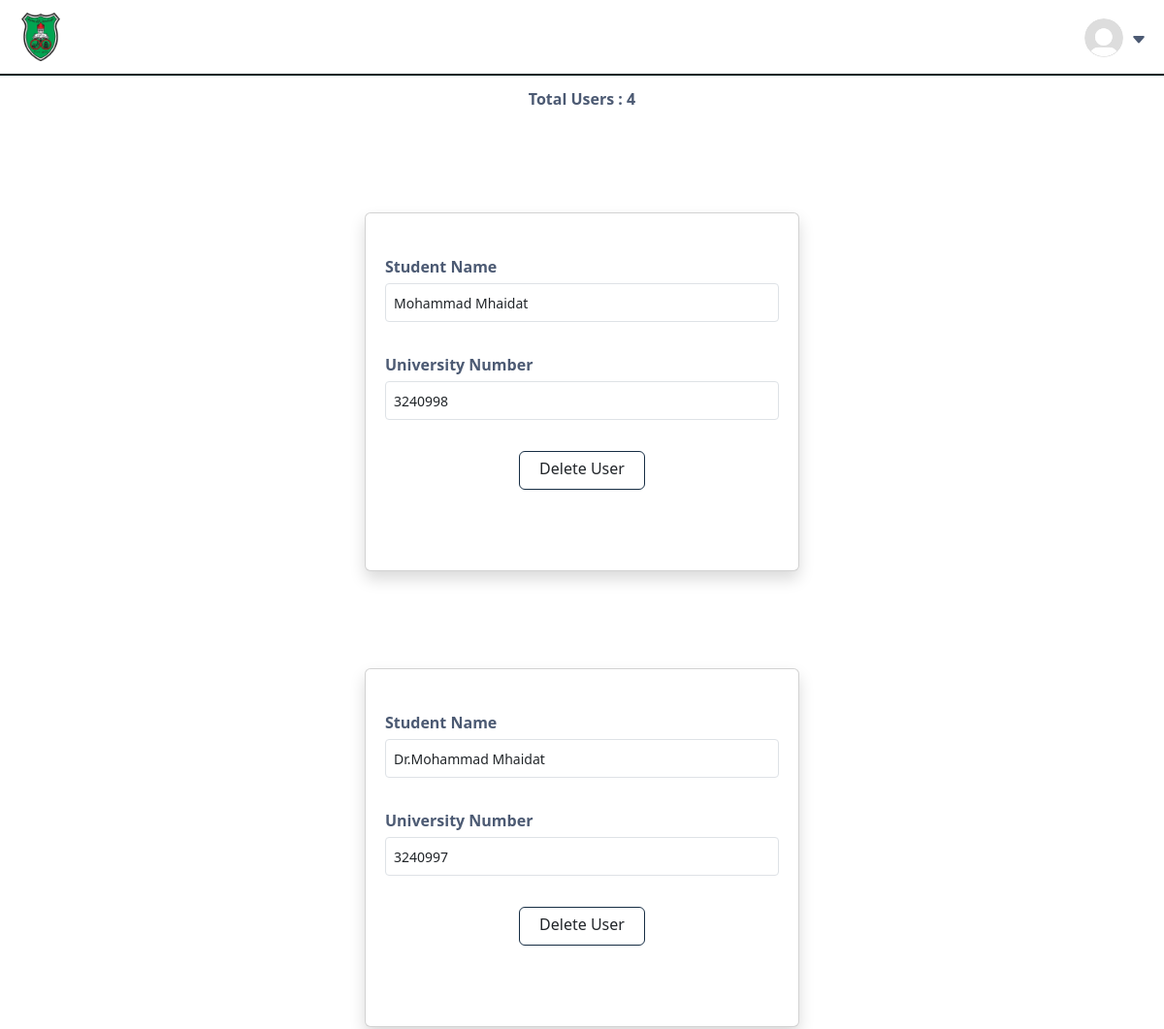
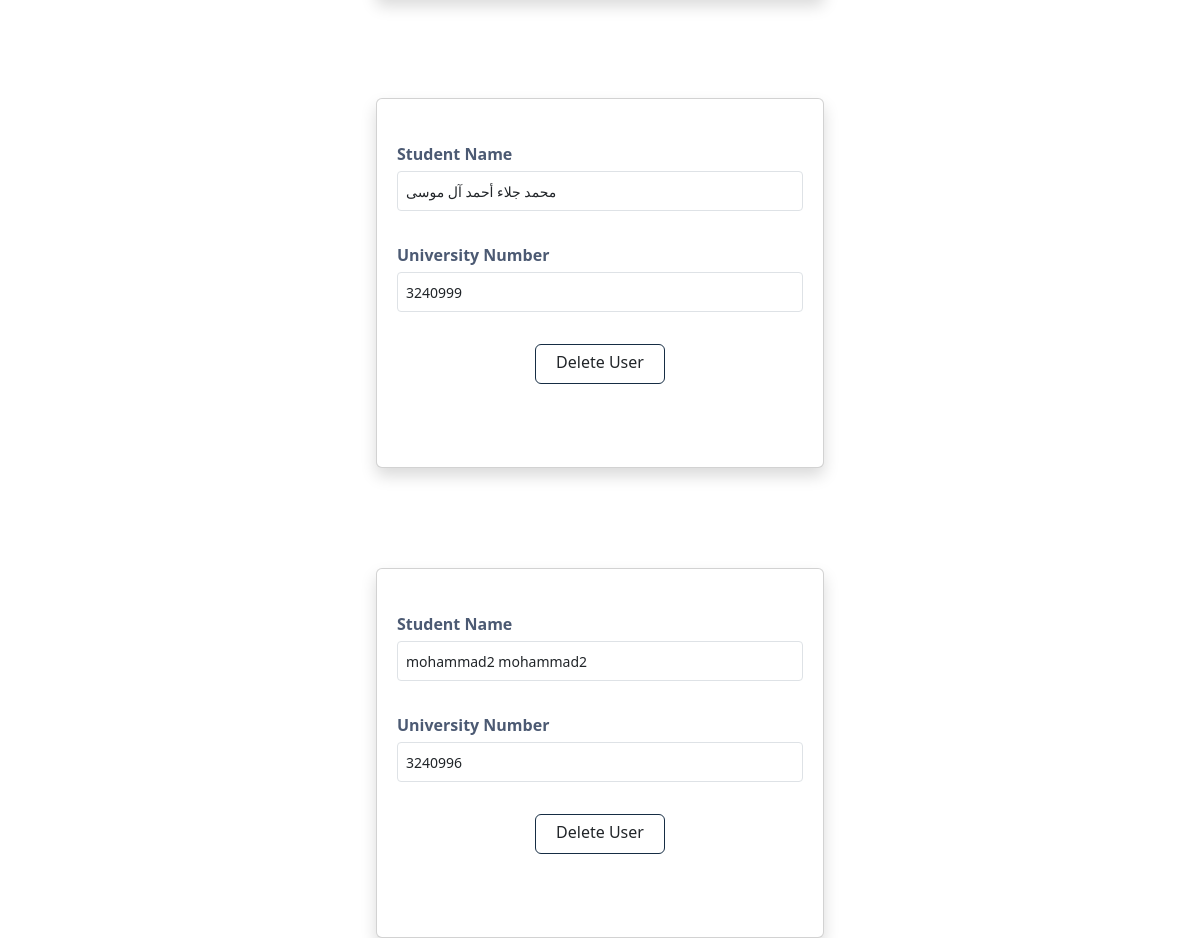
Page /superadmin/manage_users (signed in) on the committed database (2 pictures, top to bottom).
### AttendanceProject/models.py (models this page shows, shortened)
class User(db.Model, UserMixin):
    id = db.Column(db.Integer, primary_key=True)
    account_type = db.Column(db.String(16), nullable=False)
    first_name = db.Column(db.String(32), nullable=False)
    uni_number = db.Column(db.String(20), nullable=True,unique=True)
    last_name = db.Column(db.String(32), nullable=False)
    email = db.Column(db.String(64), nullable=False, unique=True)
    password = db.Column(db.String(256), nullable=False)
    courses = db.relationship('Course', backref='doctor', lazy=True)
    attendances = db.relationship('Attendance', backref='student', lazy=True)

### AttendanceProject/routes.py (the view, shortened to what this page needs)
@app.route('/superadmin/manage_users', methods=["GET", "POST"])
@login_required
def manage_users():
    user = current_user
    if user.account_type != 'admin':
        abort(403)
    form = ManageUsersForm()
    users = User.query.all()
    users_length = len(users)
    return render_template('admin_manage_users.html', title='Manage Users', users_length=users_length, form=form, users=users)

### AttendanceProject/forms.py
class ManageUsersForm(FlaskForm):
    name = StringField('Student Name',validators=[DataRequired()])
    Id = StringField('',validators=[DataRequired()])
    uni_number = StringField('University Number',validators=[DataRequired()])
    submit = SubmitField('Delete User')

### AttendanceProject/models.py (called while the page is built)
@login_manager.user_loader
def load_user(user_id):
    return User.query.get(int(user_id))

### AttendanceProject/templates/admin_manage_users.html (shortened to what this page needs)
{% extends "layout2.html" %}
{% block content %}
<link rel="stylesheet" href="{{ url_for('static', filename='admin_manage_courses.css') }}">
<div class="container">
    <center class="form-control-label label fw-semibold" style="margin-top: 5rem;">Total Users : {{users_length}}</center>
    {% for user in users %}
    <form method="POST">
        <div class="card shadow">
            <fieldset class="form-group">
                <div class="form-group vertical-stack">
                    {{ form.name.label(class="form-control-label label fw-semibold") }}
                    {{ form.name(class="form-control form-control-sm name", value=user.first_name+' '+user.last_name, readonly=True) }}
                </div>
                <div class="form-group vertical-stack">
                    {{ form.uni_number.label(class="form-control-label label fw-semibold") }}
                    {{ form.uni_number(class="form-control form-control-sm name", value=user.uni_number, readonly=True) }}
                </div>
                <center>
                    <div class="form-group">
                        {{ form.submit(class="btn add-button") }}
                    </div>
                </center>
            </fieldset>
        </div>
    </form>
    {% endfor %}
</div>
{% endblock %}

### AttendanceProject/static/layout.css (style rules this page uses)
html, body { height: 100%; margin: 0; padding: 0; }
body { display: flex; flex-direction: column; font-family: -apple-system, BlinkMacSystemFont, "Segoe UI", Roboto, "Helvetica Neue", Arial, sans-serif; }

### AttendanceProject/static/admin_manage_courses.css (style rules this page uses)
.card { display: flex; flex-direction: column; padding: 20px !important; justify-content: center !important; width: 28rem !important; height: 370px; margin-top: 100px !important; }
.container { display: flex; flex-direction: column; justify-content: flex-start; align-items: center; height: 100vh; margin-top: 10px; padding-top: 0 !important; }
.form-group { display: block !important; margin-bottom: 20px; }
input[type="text"], .form-control { width: 100%; display: block; margin-bottom: 10px; }
.vertical-stack { display: block; width: 100%; }
.name, .author_id { height: 2.5rem !important; margin-bottom: 15px !important; }
.name { margin-bottom: 2rem !important; }
.label { color: #4c5a73; margin-bottom: 5px !important; }
.add-button { display: flex; align-items: center; justify-content: center; border: 1px #162d44 solid; padding-bottom: 10px !important; line-height: normal; width: 130px !important; }

### rows in the picture
User: name.label "Student Name", name "Mohammad Mhaidat", uni_number.label "University Number", uni_number "3240998"
User: name.label "Student Name", name "Dr.Mohammad Mhaidat", uni_number.label "University Number", uni_number "3240997"
User: name.label "Student Name", name "محمد جلاء أحمد آل موسى", uni_number.label "University Number", uni_number "3240999"
User: name.label "Student Name", name "mohammad2 mohammad2", uni_number.label "University Number", uni_number "3240996"

### other values in the picture
{{ users_length }} "4"
